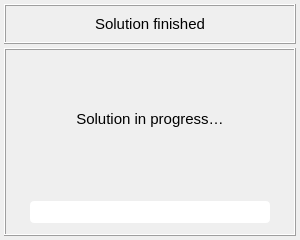
<?xml version="1.0" encoding="UTF-8"?>
<ui version="4.0">
 <class>Dialog</class>
 <widget class="QDialog" name="Dialog">
  <property name="windowModality">
   <enum>Qt::NonModal</enum>
  </property>
  <property name="geometry">
   <rect>
    <x>0</x>
    <y>0</y>
    <width>300</width>
    <height>240</height>
   </rect>
  </property>
  <property name="sizePolicy">
   <sizepolicy hsizetype="Fixed" vsizetype="Fixed">
    <horstretch>0</horstretch>
    <verstretch>0</verstretch>
   </sizepolicy>
  </property>
  <property name="minimumSize">
   <size>
    <width>300</width>
    <height>240</height>
   </size>
  </property>
  <property name="maximumSize">
   <size>
    <width>600</width>
    <height>450</height>
   </size>
  </property>
  <property name="contextMenuPolicy">
   <enum>Qt::DefaultContextMenu</enum>
  </property>
  <property name="windowTitle">
   <string>Run analysis</string>
  </property>
  <property name="windowIcon">
   <iconset>
    <normaloff>../../../../../../Downloads/load - Copia.png</normaloff>../../../../../../Downloads/load - Copia.png</iconset>
  </property>
  <property name="whatsThis">
   <string/>
  </property>
  <property name="sizeGripEnabled">
   <bool>false</bool>
  </property>
  <property name="modal">
   <bool>false</bool>
  </property>
  <layout class="QGridLayout" name="gridLayout_3">
   <property name="leftMargin">
    <number>4</number>
   </property>
   <property name="topMargin">
    <number>4</number>
   </property>
   <property name="rightMargin">
    <number>4</number>
   </property>
   <property name="bottomMargin">
    <number>4</number>
   </property>
   <property name="spacing">
    <number>4</number>
   </property>
   <item row="0" column="0">
    <widget class="QFrame" name="frame_title">
     <property name="minimumSize">
      <size>
       <width>0</width>
       <height>40</height>
      </size>
     </property>
     <property name="maximumSize">
      <size>
       <width>600</width>
       <height>40</height>
      </size>
     </property>
     <property name="frameShape">
      <enum>QFrame::Box</enum>
     </property>
     <property name="frameShadow">
      <enum>QFrame::Raised</enum>
     </property>
     <property name="lineWidth">
      <number>1</number>
     </property>
     <layout class="QGridLayout" name="gridLayout">
      <property name="leftMargin">
       <number>2</number>
      </property>
      <property name="topMargin">
       <number>2</number>
      </property>
      <property name="rightMargin">
       <number>2</number>
      </property>
      <property name="bottomMargin">
       <number>2</number>
      </property>
      <item row="0" column="0">
       <widget class="QLabel" name="label_title">
        <property name="font">
         <font>
          <family>MS Shell Dlg 2</family>
          <pointsize>11</pointsize>
          <weight>50</weight>
          <italic>false</italic>
          <bold>false</bold>
         </font>
        </property>
        <property name="text">
         <string>Solution finished</string>
        </property>
        <property name="textFormat">
         <enum>Qt::AutoText</enum>
        </property>
        <property name="alignment">
         <set>Qt::AlignCenter</set>
        </property>
       </widget>
      </item>
     </layout>
    </widget>
   </item>
   <item row="1" column="0">
    <widget class="QFrame" name="frame_message">
     <property name="minimumSize">
      <size>
       <width>0</width>
       <height>0</height>
      </size>
     </property>
     <property name="maximumSize">
      <size>
       <width>600</width>
       <height>400</height>
      </size>
     </property>
     <property name="frameShape">
      <enum>QFrame::Box</enum>
     </property>
     <property name="frameShadow">
      <enum>QFrame::Raised</enum>
     </property>
     <layout class="QGridLayout" name="gridLayout_2">
      <property name="leftMargin">
       <number>2</number>
      </property>
      <property name="topMargin">
       <number>2</number>
      </property>
      <property name="rightMargin">
       <number>2</number>
      </property>
      <property name="bottomMargin">
       <number>2</number>
      </property>
      <item row="0" column="0">
       <widget class="QLabel" name="label_message">
        <property name="font">
         <font>
          <family>MS Shell Dlg 2</family>
          <pointsize>11</pointsize>
          <weight>50</weight>
          <italic>false</italic>
          <bold>false</bold>
         </font>
        </property>
        <property name="styleSheet">
         <string notr="true"/>
        </property>
        <property name="text">
         <string>Solution in progress…</string>
        </property>
        <property name="alignment">
         <set>Qt::AlignCenter</set>
        </property>
        <property name="wordWrap">
         <bool>true</bool>
        </property>
        <property name="margin">
         <number>6</number>
        </property>
       </widget>
      </item>
      <item row="1" column="0">
       <widget class="QFrame" name="frame_progress_bar">
        <property name="maximumSize">
         <size>
          <width>16777215</width>
          <height>40</height>
         </size>
        </property>
        <property name="frameShape">
         <enum>QFrame::NoFrame</enum>
        </property>
        <property name="frameShadow">
         <enum>QFrame::Raised</enum>
        </property>
        <layout class="QGridLayout" name="gridLayout_4">
         <item row="0" column="0">
          <widget class="QProgressBar" name="progress_bar_timer">
           <property name="maximumSize">
            <size>
             <width>240</width>
             <height>16777215</height>
            </size>
           </property>
           <property name="styleSheet">
            <string notr="true">QProgressBar { border-radius: 4px;  background-color: rgb(255,255,255);  border-width: 1px}
QProgressBar::chunk {border-radius: 4px;   background-color:  rgb(20,150,255);  border-width: 1px }</string>
           </property>
           <property name="value">
            <number>0</number>
           </property>
           <property name="textVisible">
            <bool>false</bool>
           </property>
          </widget>
         </item>
        </layout>
       </widget>
      </item>
     </layout>
    </widget>
   </item>
  </layout>
 </widget>
 <resources/>
 <connections/>
</ui>
